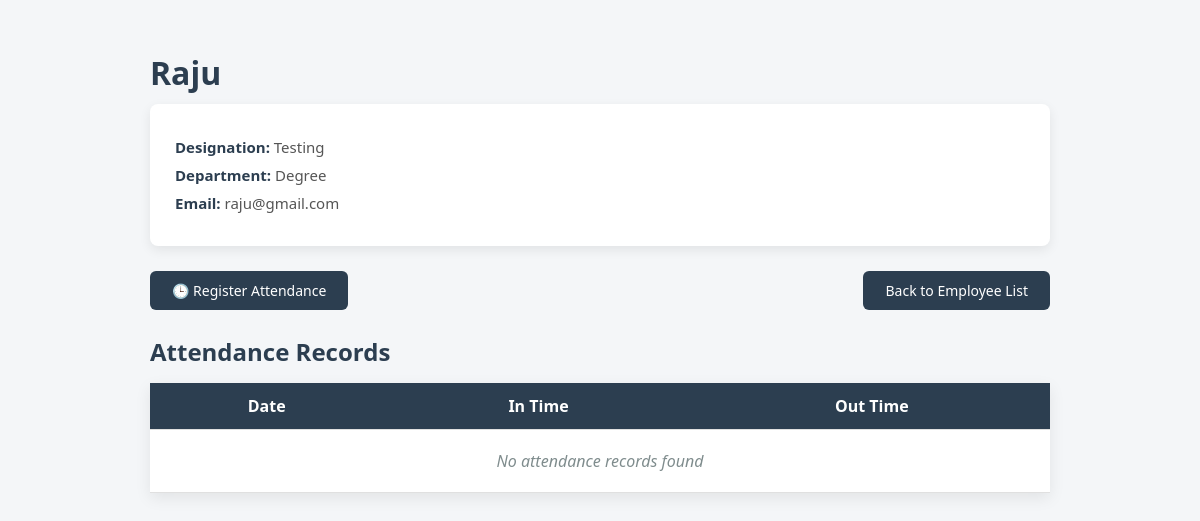
Screenshot of /employee/4/ with the database file from the repository.
### hrms/models.py (models this page shows, shortened)
class Employee(models.Model):
    name = models.CharField(max_length=100)
    designation = models.CharField(max_length=100)
    department = models.CharField(max_length=100)
    email = models.EmailField(unique=True)
    date_of_joining = models.DateField()

### hrms/views.py (the view)
# urls.py: path("employee/<int:emp_id>/", views.employee_detail, name="employee_detail"),
def employee_detail(request, emp_id):
    employee = get_object_or_404(Employee, id=emp_id)
    attendance_records = Attendance.objects.filter(employee=employee)
    return render(
        request,
        "frontend/employee_detail.html",
        {
            "employee": employee,
            "attendance_records": attendance_records,
        },
    )

### hrms/templates/frontend/employee_detail.html (shortened to what this page needs)
<!DOCTYPE html>
<html>
<head>
</head>
<body>
<div class="container">
    <h1>{{ employee.name }}</h1>
    <div class="employee-card">
        <p><strong>Designation:</strong> {{ employee.designation }}</p>
        <p><strong>Department:</strong> {{ employee.department }}</p>
        <p><strong>Email:</strong> {{ employee.email }}</p>
    </div>
    <div class="actions">
        <a href="/attendance/add/{{ employee.id }}/">🕒 Register Attendance</a>
        <a href="/home/"> Back to Employee List</a>
    </div>
    <h2>Attendance Records</h2>
    <table>
        <tr>
            <th>Date</th>
            <th>In Time</th>
            <th>Out Time</th>
        </tr>
        {% for record in attendance_records %}
        <tr>
            <td>{{ record.date }}</td>
            <td>{{ record.in_time }}</td>
            <td>{{ record.out_time }}</td>
        </tr>
        {% empty %}
        <tr>
            <td colspan="3" class="no-data">No attendance records found</td>
        </tr>
        {% endfor %}
    </table>
</div>
</body>
</html>

### hrms/templates/frontend/employee_detail.html (style rules this page uses)
* { box-sizing: border-box; }
body { font-family: "Segoe UI", Arial, sans-serif; background-color: #f4f6f8; margin: 0; padding: 30px; }
.container { max-width: 900px; margin: 0 auto; }
h1 { color: #2c3e50; margin-bottom: 10px; }
.employee-card { background-color: #ffffff; padding: 25px; border-radius: 8px; box-shadow: 0 4px 12px rgba(0, 0, 0, 0.08); margin-bottom: 25px; }
.employee-card p { font-size: 15px; margin: 8px 0; color: #555; }
.employee-card strong { color: #2c3e50; }
.actions { display: flex; justify-content: space-between; align-items: center; margin-bottom: 25px; }
.actions a { padding: 10px 22px; background-color: #2c3e50; color: #ffffff; text-decoration: none; border-radius: 6px; font-size: 14px; transition: all 0.3s ease; }
h2 { color: #2c3e50; margin-bottom: 15px; }
table { width: 100%; border-collapse: collapse; background-color: #ffffff; box-shadow: 0 5px 15px rgba(0, 0, 0, 0.08); }
th, td { padding: 12px 15px; text-align: center; border-bottom: 1px solid #e0e0e0; }
th { background-color: #2c3e50; color: #ffffff; font-weight: 600; }
tr { transition: background-color 0.3s ease; }
.no-data { text-align: center; color: #7f8c8d; padding: 20px; font-style: italic; }

### rows the page displays
Employee: name "Raju", designation "Testing", department "Degree", email "raju@gmail.com"
